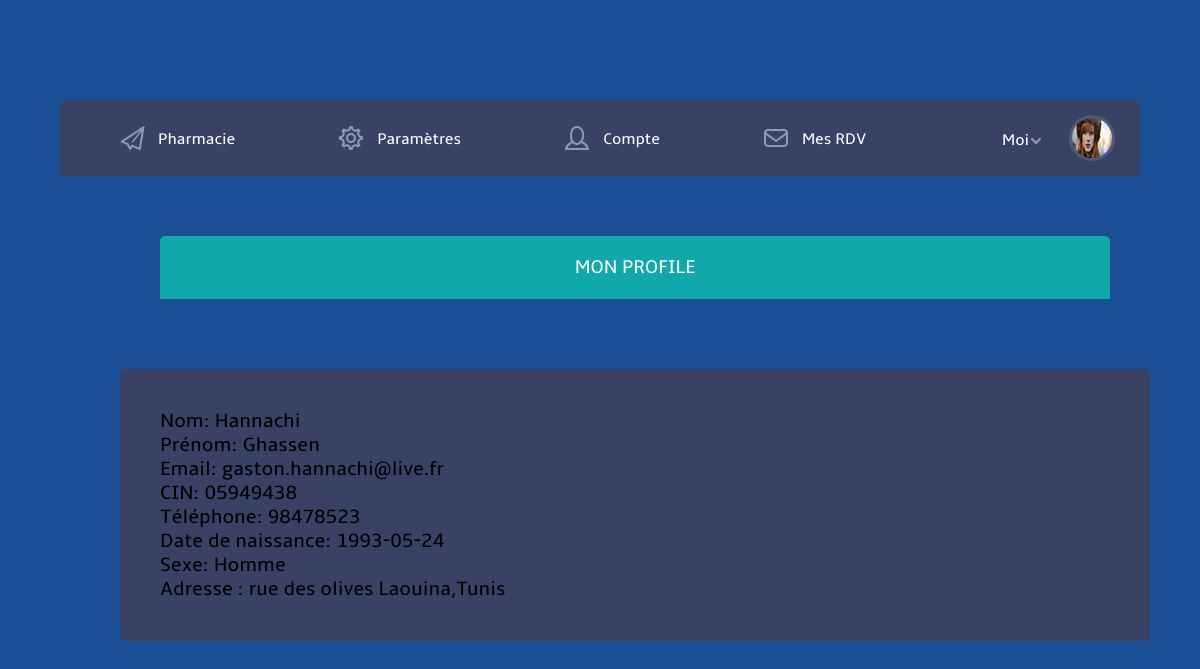
The app's page /Patient/profile2.php?id=1 (signed in) with its own data.
### tables this page shows
CREATE TABLE IF NOT EXISTS `patients` (
  `id_patient` int(11) NOT NULL AUTO_INCREMENT,
  `nom` varchar(30) NOT NULL,
  `prenom` varchar(30) NOT NULL,
  `email` varchar(30) NOT NULL,
  `mdp` varchar(8) NOT NULL,
  `cin` varchar(8) NOT NULL,
  `telephone` varchar(8) NOT NULL,
  `sexe` varchar(5) NOT NULL,
  `date_naissance` varchar(10) NOT NULL,
  `rue` varchar(300) NOT NULL,
  `gouvernorat` varchar(30) NOT NULL,
  `bonus` int(11) NOT NULL,
  `etat` int(11) NOT NULL,
  `guide_test` int(11) NOT NULL DEFAULT '0',
  PRIMARY KEY (`id_patient`),
  UNIQUE KEY `email` (`email`,`cin`)
);

### Patient/profile2.php (the view, shortened to what this page needs)
<?php
if(isset($_SESSION['login_patient']) && isset($_SESSION['mdp_patient'])){
?>
<?php
$id=$_GET['id'];
$requete="SELECT * FROM `patients` WHERE id_patient='$id' ";
$resultat=mysql_query($requete);
?>
<!DOCTYPE HTML>
<head>
<link href="./css/style.css" rel="stylesheet" type="text/css" media="all"/>
<link href="./css/nav.css" rel="stylesheet" type="text/css" media="all"/>
  <link rel="stylesheet" href="./css/clndr.css" type="text/css" />
</head>
<?php while($ligne=mysql_fetch_array($resultat)){?>
<body>
	    <div class="wrap">
	      <div class="header">
	      	  <div class="header_top">
					  <div class="menu">
							<ul class="nav">
                            	<li><a href="../Portail_pharmacie/index.php"  target="_blank" ><i><img src="./images/invites.png" alt="" /></i>Pharmacie</a></li>
								<li><a href="parametres.php?id=<?php echo $ligne['id_patient'];?>"><i><img src="./images/settings.png" alt="" /></i>Paramètres</a></li>
								<li><a href="profile.php?id=<?php echo $ligne['id_patient'];?>"><i><img src="./images/user.png" alt="" /></i>Compte</a></li>
								<li><a href="rdv.php?id=<?php echo $ligne['id_patient'];?>"><i><img src="./images/mail.png" alt="" /></i>Mes RDV</a></li>
						    </ul>
				        </div>
					  <div class="profile_details">
				    		   <div id="loginContainer">
				                  <a id="loginButton" class=""><span>Moi</span></a>
				            </div>
				             <div class="profile_img">
				             	<a href="#"><img src="./images/petit.jpg" alt="" />	</a>
				             </div>
					    </div>
				   </div>
			</div>
	</div>
	<div class="myprofile">
	   <h3>Mon profile</h3>
	</div>
	<div class="gh_profile">
	<p>
	      Nom: <?php echo $ligne['nom'];?></br> Prénom: <?php echo $ligne['prenom'];?></br> Email: <?php echo $ligne['email'];?></br> CIN: <?php echo $ligne['cin'];?> </br> Téléphone: <?php echo $ligne['telephone'];?></br> Date de naissance: <?php echo $ligne['date_naissance'];?></br> Sexe: <?php echo $ligne['sexe'];?></br> Adresse : <?php echo $ligne['rue'].",".$ligne['gouvernorat'];?></br>
	</p>
	</div>
</body>
</html>
<?php   }  ?>
<?php
}
else
{
header('refresh:1; URL= ../index.php');
}
?>

### Patient/css/style.css (style rules this page uses)
html,body,div,span,applet,object,iframe,h1,h2,h3,h4,h5,h6,p,blockquote,pre,a,abbr,acronym,address,big,cite,code,del,dfn,em,img,ins,kbd,q,s,samp,small,strike,strong,sub,sup,tt,var,b,u,i,dl,dt,dd,ol,nav ul,nav li,fieldset,form,label,legend,table,caption,tbody,tfoot,thead,tr,th,td,article,aside,canvas,details,embed,figure,figcaption,footer,header,hgroup,menu,nav,output,ruby,section,summary,time,mark,audio,video { margin:0;padding:0;border:0;font-size:100%;font:inherit;vertical-align:baseline; }
ol,ul { list-style:none;margin:0;padding:0; }
a { text-decoration:none; }
img { max-width:100%; }
body { font-family: 'ambleregular'; background: #1A4E95; margin:100px 0; }
.wrap { width:80%; margin:0 auto; transition:all .2s linear; -moz-transition:all .2s linear; -webkit-transition:all .2s linear; -o-transition:all .2s linear; -ms-transition:all .2s linear; }
.header_top { background:#394264; border-radius:5px; -webkit-border-radius:5px; -moz-border-radius:5px; -o-border-radius:5px; position:relative; }
.profile_details { float:right; margin: 15px 25px; }
#loginContainer { position:relative; float:left; padding-right:10px; padding-top:15px; }
#loginButton { display:inline-block; position:relative; z-index:30; cursor:pointer; }
#loginButton span { color:#FFF; font-size:1em; background:url(../images/loginArrow.png) no-repeat 26px 8px; display:block; padding: 0 30px 0 0; font-family: 'ambleregular'; }
.profile_img { float:right; }
.profile_img img { display:block; border-radius:3em; -webkit-border-radius:3em; -moz-border-radius:3em; -o-border-radius:3em; border:3px solid #50597b; }
@media only screen and (max-width: 1600px) { .gh_profile,.gh_association,.gh_medecin { background:none repeat scroll 0% 0% #394264; width: 950px; border-radius:5px; padding: 40px; font-size: 20px; position:relative; left:120px; top:70px; } }
@media only screen and (max-width: 1600px) { .mesrdv h3 ,.parametre_compte h3 ,.recherchemedecin h3 , .listemedecin h3 , .profilemedecin h3 ,.rechercheassociation h3 ,.listeassociation h3 ,.profileassociation h3 ,.modifagenda h3,.ajouagenda h3,.myagenda h3, .rechercheeve h3 ,.listeeve h3 ,.recherchearticle h3 ,.listearticle h3 ,.showarticle h3,.myprofile h3 { color: #FFF; font-size: 1.2em; text-transform: uppercase; padding:20px 0; text-align: center; background: #11a8ab; border-radius:5px; -webkit-border-radius:5px 5px 0 0; -moz-border-radius:5px 5px 0 0; -o-border-radius:5px 5px 0 0; width:950px; position:relative; left:160px; } }

### Patient/css/nav.css (style rules this page uses)
.menu { float:left; z-index: 1; }
.menu ul { margin-left:6px; }
.menu li { float:left; }
.menu li a { color:#FFF; font-size:1em; padding:22px 50px; display: block; text-align:center; color:#FFF; -webkit-transition: all 0.5s ease-in-out; -moz-transition: all 0.5s ease-in-out; -o-transition: all 0.5s ease-in-out; transition: all 0.5s ease-in-out; position:relative; }
.menu li i img { margin-bottom:-10px; margin-right:10px; }
.nav:before, .nav:after { content: " "; display: table; }
.nav:after { clear: both; }
.nav > li > a { display: block; }

### records on screen
patients: nom "Hannachi", prenom "Ghassen", email "gaston.hannachi@live.fr", cin "05949438", telephone "98478523", date_naissance "1993-05-24", sexe "Homme", rue "rue des olives Laouina", gouvernorat "Tunis"
